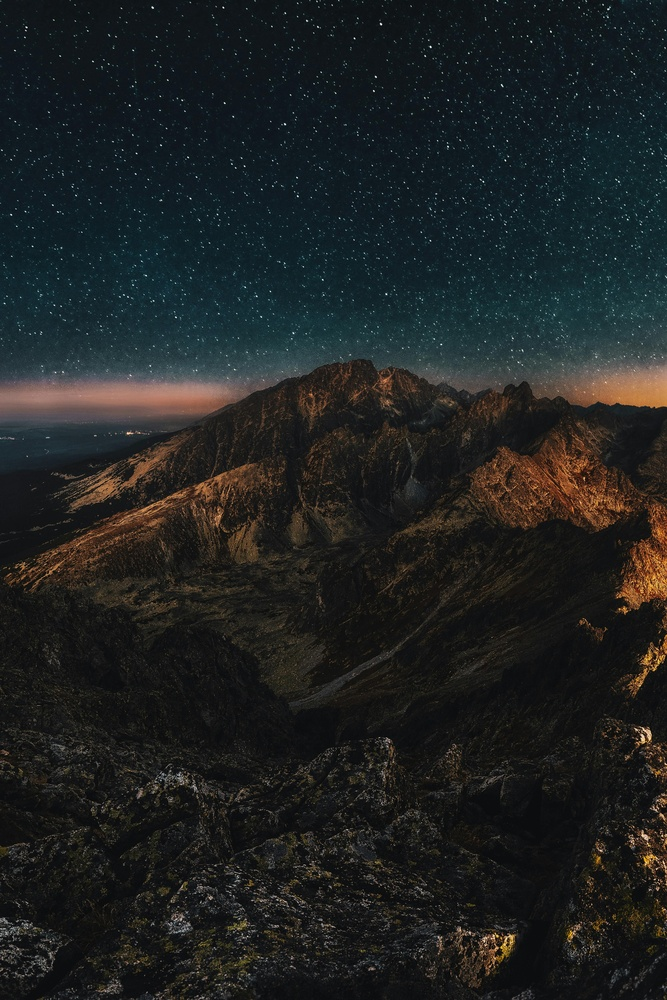
#> input picture img/noche_estrellas.jpg, 667 x 1000 px, shrunk from 3000 x 4500 before the run
$ jupyter execute 07_aumento_de_contraste.ipynb
#> lines starting #> are read from the running program, lines starting #| are printed output that depends on the picture
Aumento de Contraste de una imagen
-el contreaste es una funcion
-el contrate multiplica al pixel
Aumento de brillo y luminosidad
-El brillo aumenta la cantida de luz percibida en una imagen

Contraste

[cell 1]
import cv2
import numpy as np
import matplotlib.pyplot as plt

[cell 2]
def contraste(img, alfa = 1.0, beta = 0):
    img_nueva = np.clip(alfa * img + beta, 0, 255 ).astype(np.uint8)
    return img_nueva

[cell 3]
img = cv2.imread('..//img/noche_estrellas.jpg', cv2.IMREAD_GRAYSCALE)
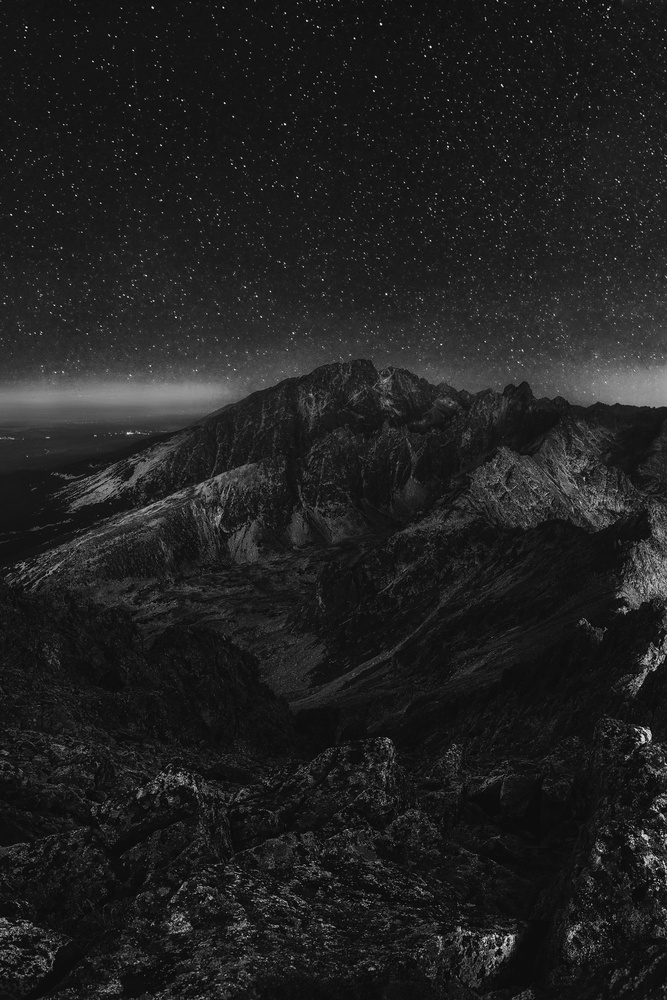
#> img: shape (1000, 667); min 0, max 255, mean 32.7

img_contraste = contraste(img, 1.7, 0)
#> in contraste, `img_nueva = np.clip(alfa * img + beta, 0, 255 ).astype(np.uint8)`:
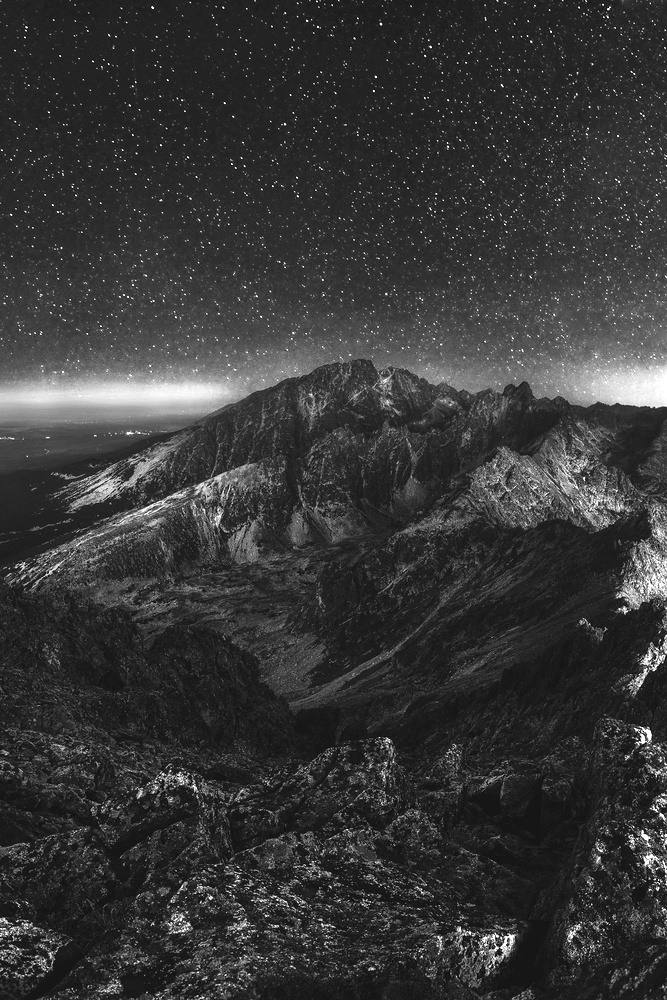
#> img_nueva: shape (1000, 667); min 0, max 255, mean 55

plt.rcParams['figure.figsize'] = [10, 5]

plt.subplot(1,2,1)
plt.title('Original')
plt.imshow(img, cmap='gray')

plt.subplot(1,2,2)
plt.title('Contraste')
plt.imshow(img_contraste, cmap='gray')

plt.show()
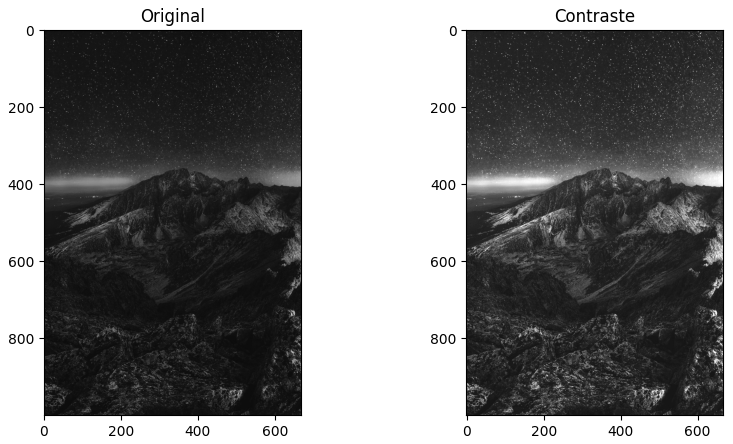
#> figure drawn by matplotlib, 2 panels

Contraste con Canales(R,G,B)

[cell 4]
def ContrasteColor(img, alpha = 1, beta = 0):
    img_nueva = cv2.convertScaleAbs(img, alpha = alpha, beta = beta)
    return img_nueva

[cell 5]
img = cv2.imread('..//img/noche_estrellas.jpg', cv2.IMREAD_COLOR)
#> img is the input picture: shape (1000, 667, 3); mean B, G, R 33.2, 33.6, 30.7
red, green, blue = cv2.split(img)
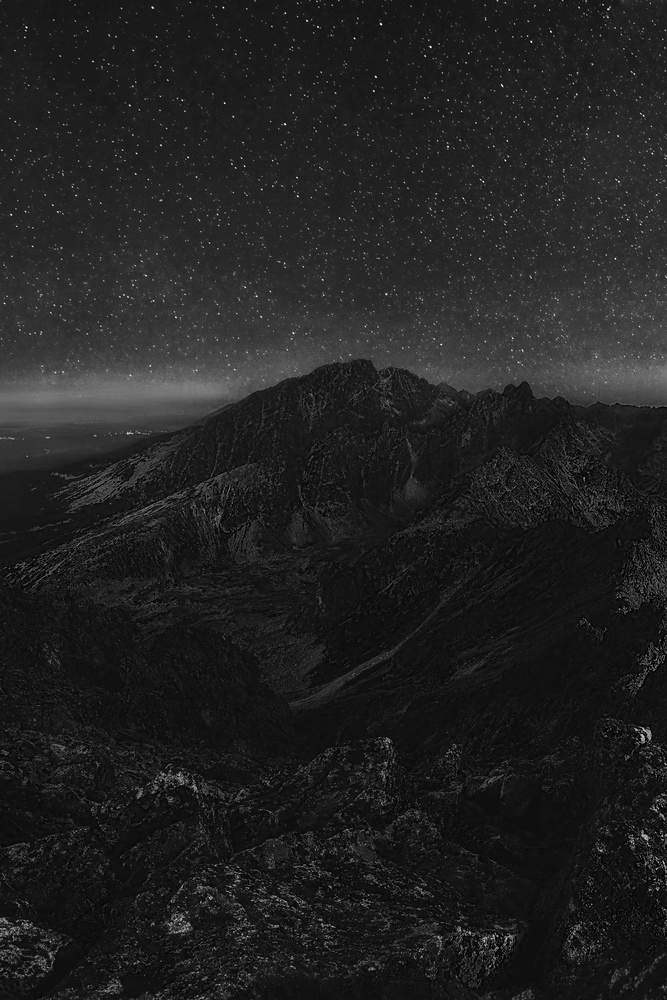
#> red: shape (1000, 667); min 0, max 255, mean 33.2
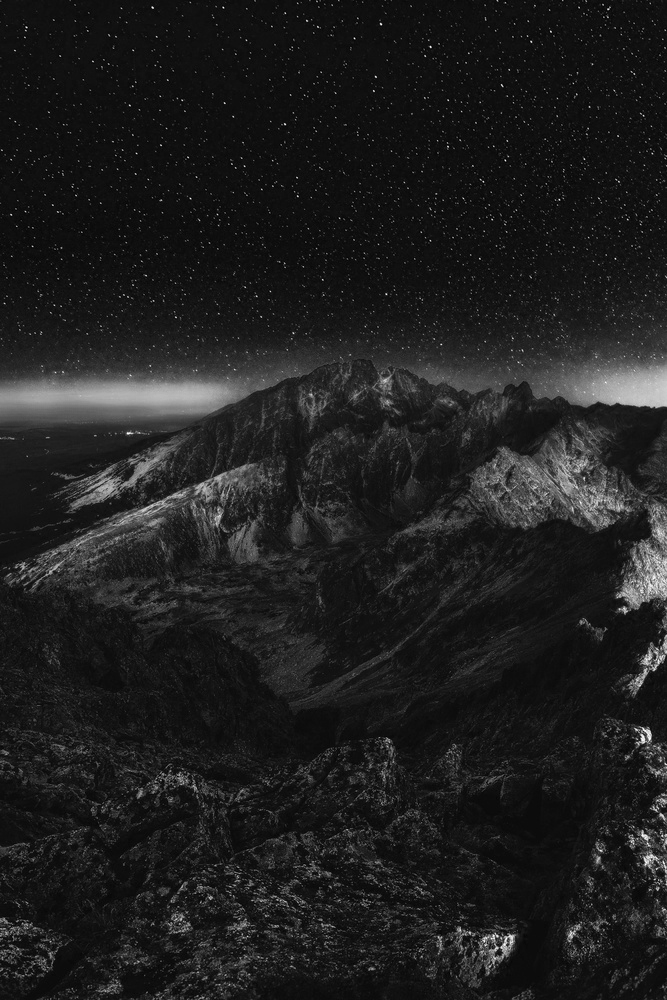
#> blue: shape (1000, 667); min 0, max 255, mean 30.7

contraste_blue = ContrasteColor(blue, alpha = 0, beta = 0)
#> in ContrasteColor, `img_nueva = cv2.convertScaleAbs(img, alpha = alpha, beta = beta)`: img_nueva: shape (1000, 667); every value is 0
contraste_red = ContrasteColor(red, alpha = 0, beta = 0)
contraste_green = ContrasteColor(green, alpha = 1.2, beta = 1)

finImg = cv2.merge((contraste_red, contraste_green, contraste_blue))
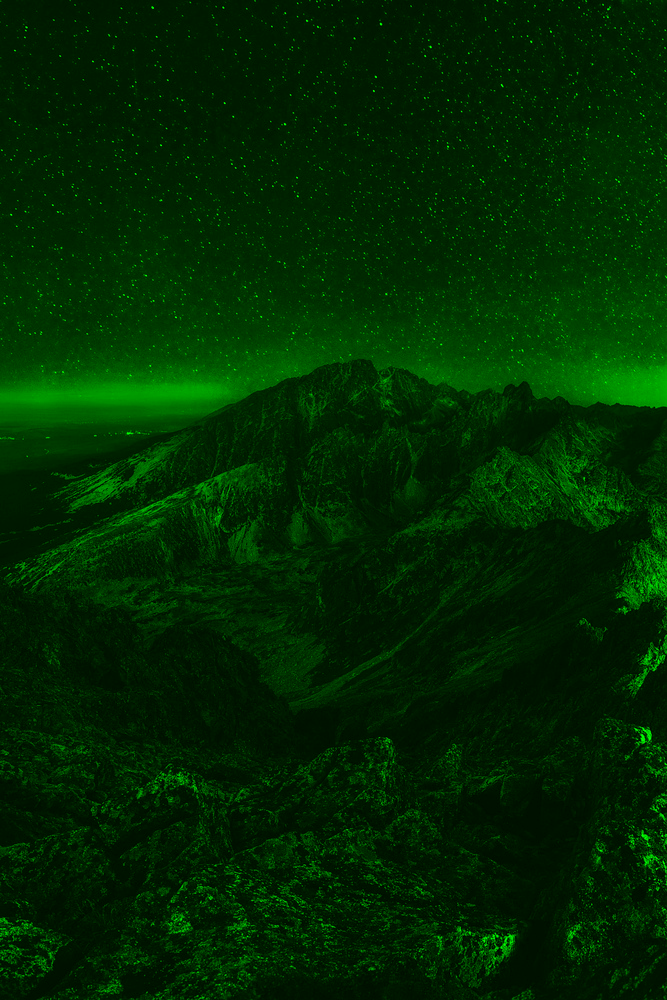
#> finImg: shape (1000, 667, 3); mean B, G, R 0, 41.3, 0


plt.figure(figsize = (20, 10))

plt.subplot(1,2,1)
plt.title('Original')
plt.imshow(cv2.cvtColor(img, cv2.COLOR_BGR2RGB))
plt.axis('off')

plt.subplot(1,2,2)
plt.title('Contraste')
plt.imshow(finImg)
plt.axis('off')

plt.show()
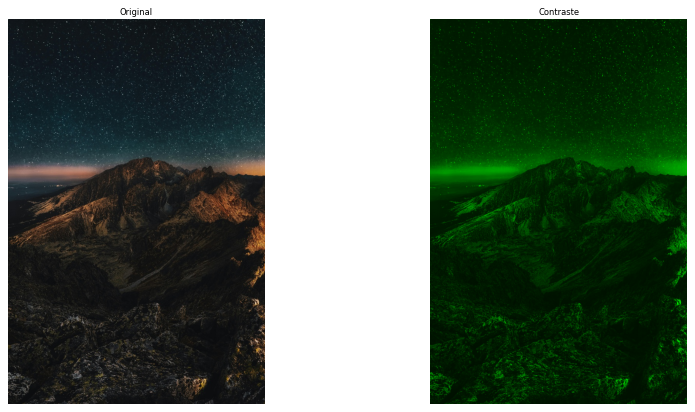
#> figure drawn by matplotlib, 2 panels
